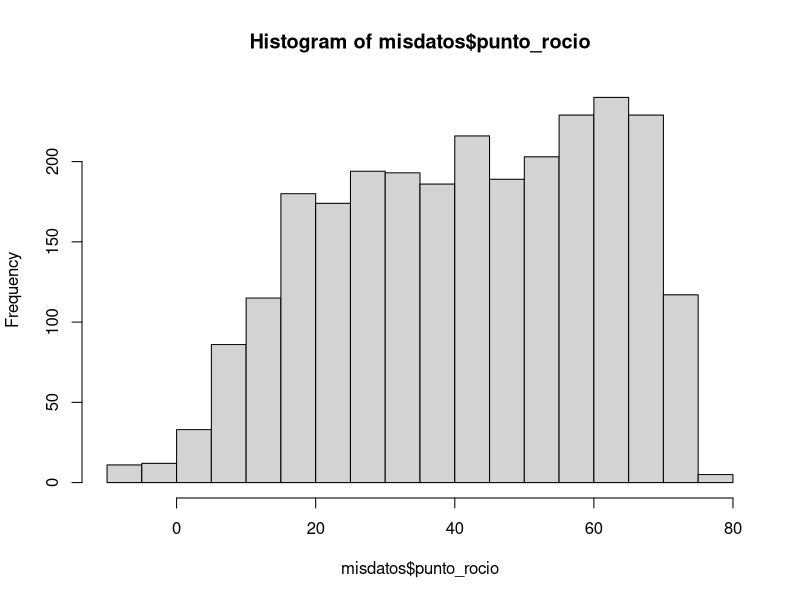
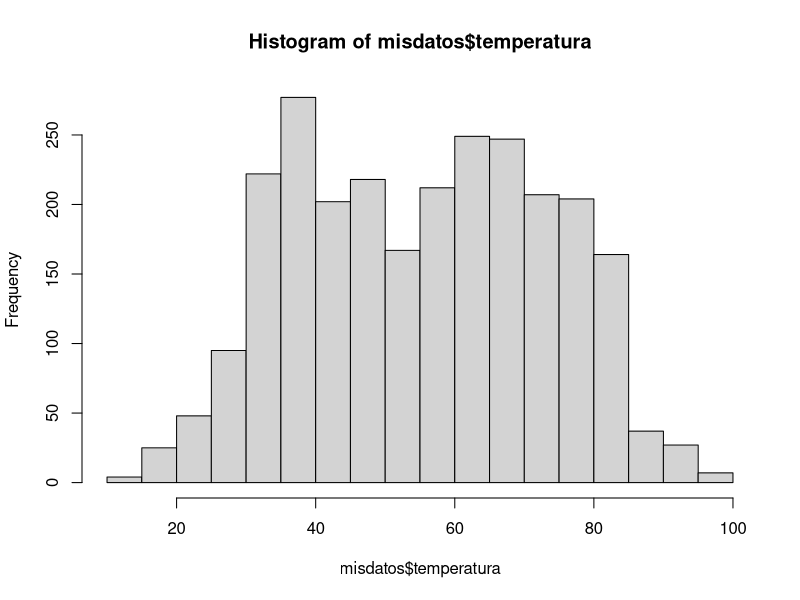
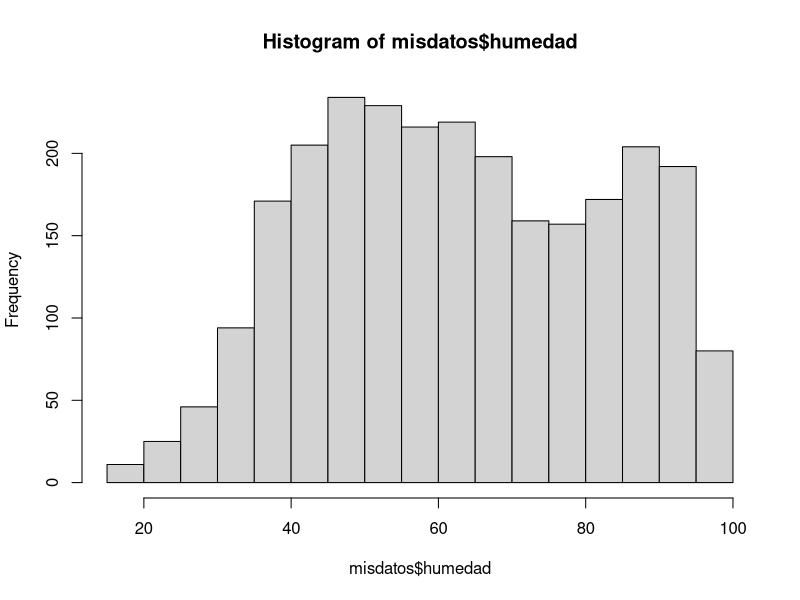
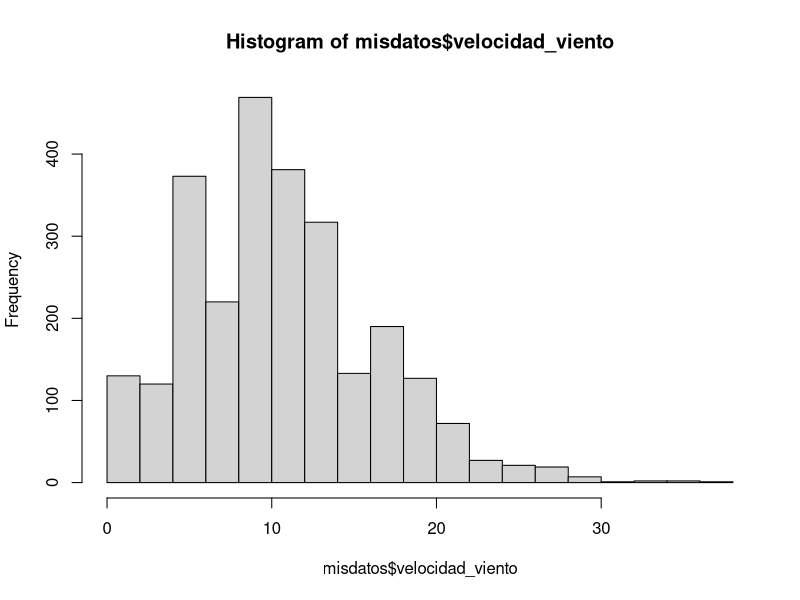

Reproduce these figures in R, in order.
library(readxl)


# 1. Use la función read_excel para cargar los datos que se encuentran en el archivo excel
#  datos_ie.xlsx (0 pts)

misdatos <- read_excel("datos_ie.xlsx")


# 2. Para la variable "velocidad_viento", que es una de las columnas de los datos 
# que acaba de cargar, encuentre lo siguiente usando la función quantile:
# 2.1 el cuantil 0.025 (2 pto)
# 2.2 la mediana (2 pto)
# 2.3 el cuantil 0.975 (2 pto)
# Nota la función quantile es la que calcula cuantiles de un vector. Por ejemplo si el vector se llama x y
# queremos calcular el cuantil 37 escribiremos en R quantile(x, 0.37)

vel <- misdatos$velocidad_viento
vq025 <- quantile(vel, 0.025)
vq500 <- quantile(vel, 0.5)
vq975 <- quantile(vel, 0.975)

c(vq025, vq500, vq975)


# 3. Para la variable "temperatura" compute lo siguiente
# 3.1 la media (2 pto)
# 3.2 la desviación estandar    (2 pto)
# 3.3 la cantidad de observaciones (n)   (2 pto)
# 3.4 la desviación estandar, dividida por la raíz de n  (2 pto)

  

tem <- misdatos$temperatura
tmu <- mean(tem)
tsd <- sd(tem)
n <- length(tem)
tsdn <- tsd/sqrt(n)

c(tmu, tsd, n, tsdn)



# 4. Grafique los histogramas de estas cuatro variables: temperatura, humedad,
# punto_rocio y velocidad_viento. Puede usar cualquier función y paquete de R (4 pts)

hist(misdatos$punto_rocio, breaks = 21)
hist(misdatos$temperatura, breaks = 21)
hist(misdatos$humedad, breaks = 21)
hist(misdatos$velocidad_viento, breaks = 21)


# 5. Use el comando pnorm, para encontrar la probabilidad de que una variable aleatoria normal
# estándard esté entre -1 y 1.2, es decir, encontrar P(-1 <= z <= 1.2)
# Nota, el comando pnorm asume por defecto que nuestra normal es estándar. (2 pto)

pnorm(-1)
pnorm(1.2)
pnorm(1.2) - pnorm(-1)
